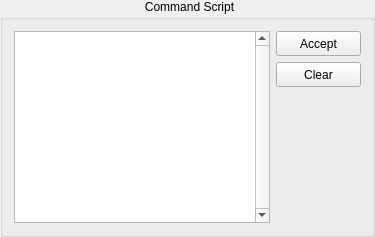
      <widget class="QGroupBox" name="grb_commandScript">
       <property name="styleSheet">
        <string notr="true">QGroupBox::title {
	subcontrol-position: top center;
}</string>
       </property>
       <property name="title">
        <string>Command Script</string>
       </property>
       <layout class="QHBoxLayout" name="horizontalLayout_6">
        <item>
         <widget class="QTextEdit" name="tbx_scriptEditor">
          <property name="verticalScrollBarPolicy">
           <enum>Qt::ScrollBarAlwaysOn</enum>
          </property>
          <property name="lineWrapMode">
           <enum>QTextEdit::NoWrap</enum>
          </property>
          <property name="html">
           <string>&lt;!DOCTYPE HTML PUBLIC &quot;-//W3C//DTD HTML 4.0//EN&quot; &quot;http://www.w3.org/TR/REC-html40/strict.dtd&quot;&gt;
&lt;html&gt;&lt;head&gt;&lt;meta name=&quot;qrichtext&quot; content=&quot;1&quot; /&gt;&lt;style type=&quot;text/css&quot;&gt;
p, li { white-space: pre-wrap; }
&lt;/style&gt;&lt;/head&gt;&lt;body style=&quot; font-family:'Lucida Grande'; font-size:13pt; font-weight:400; font-style:normal;&quot;&gt;
&lt;p style=&quot;-qt-paragraph-type:empty; margin-top:0px; margin-bottom:0px; margin-left:0px; margin-right:0px; -qt-block-indent:0; text-indent:0px; font-family:'Lucida Grande, Segoe UI'; font-size:8pt;&quot;&gt;&lt;/p&gt;&lt;/body&gt;&lt;/html&gt;</string>
          </property>
         </widget>
        </item>
        <item>
         <layout class="QVBoxLayout" name="verticalLayout_3">
          <item>
           <widget class="QPushButton" name="bt_acceptScript">
            <property name="minimumSize">
             <size>
              <width>85</width>
              <height>25</height>
             </size>
            </property>
            <property name="text">
             <string>Accept</string>
            </property>
           </widget>
          </item>
          <item>
           <widget class="QPushButton" name="bt_clearScript">
            <property name="minimumSize">
             <size>
              <width>85</width>
              <height>25</height>
             </size>
            </property>
            <property name="text">
             <string>Clear</string>
            </property>
           </widget>
          </item>
          <item>
           <spacer name="verticalSpacer">
            <property name="orientation">
             <enum>Qt::Vertical</enum>
            </property>
            <property name="sizeHint" stdset="0">
             <size>
              <width>20</width>
              <height>40</height>
             </size>
            </property>
           </spacer>
          </item>
         </layout>
        </item>
       </layout>
      </widget>
